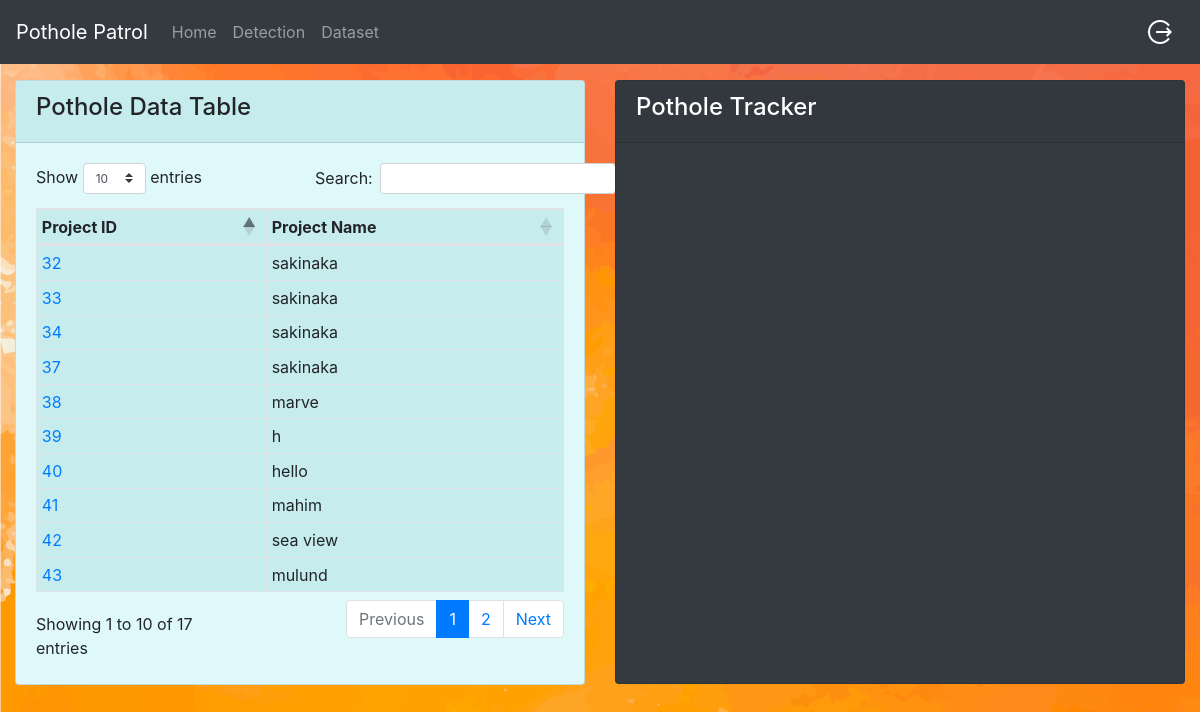
Page /dataset.php on the committed database.
### tables this page shows
CREATE TABLE `potholeentry` (
  `id` int(100) NOT NULL,
  `name` varchar(100) NOT NULL,
  `coordinate` text NOT NULL
);

### dataset.php (the view, shortened to what this page needs)
<!DOCTYPE html>
<html>
<head>
	<link rel="stylesheet" href="http://cdn.leafletjs.com/leaflet-0.7.3/leaflet.css" />
	<link rel="stylesheet" href="https://maxcdn.bootstrapcdn.com/bootstrap/4.0.0/css/bootstrap.min.css">
	<link rel="stylesheet" href="https://cdnjs.cloudflare.com/ajax/libs/twitter-bootstrap/4.1.3/css/bootstrap.css" />
	<link rel="stylesheet" href="https://cdn.datatables.net/1.10.20/css/dataTables.bootstrap4.min.css" />
</head>
<body style="background-image: url('images/3417081.jpg');">
	<?php
		require 'navbar.php';
	?>
	<?php include("php/connect.php"); error_reporting(1);?>
	<div class="container-fluid pt-3">
			<div class="row">
				<div class="col-lg-6">
					<div style="background-color:#dff9fb" class="card mb-3">
						<div style="background-color:#c7ecee" class="card-header">
							<h4 class="float-left">Pothole Data Table</h4>
						</div>
						<div class="card-body" style="height: 541px">
							<?php
								$query="SELECT id , name FROM POTHOLEENTRY WHERE coordinate <> '' and coordinate is not null";
								$data=mysqli_query($con,$query);
							?>
							<table id="mydatatable" class="table table-hover table-bordered table-sm" style="background-color:#c7ecee" style="width:100%">
								<thead>
									<tr>
										<th>Project ID</th>
										<th>Project Name</th>
									</tr>
								</thead>
								<tbody>
							<?php
								if($data){
									foreach($data as $row){
							?>
									<tr>
										<td>
											<a href="dataset.php?pid=<?php echo $row['id'];?>">
												<?php echo $row['id'];?>
											</a>
										</td>
										<td><?php echo $row['name'];?></td>
									</tr>
							<?php
									}
								}else{
									echo "No record found";
								}
							?>
							</tbody>
							</table>
						</div>
					</div>
				</div>
				<div class="col-lg-6">
					<div style="background-color:" class="card mb-3 bg-dark text-white">
						<div  class="card-header">
							<h4 class="float-left text-white">Pothole Tracker</h4>
						</div>
						<div class="card-body">
							<div id="map" style="height: 500px"></div>
						</div>
					</div>
				</div>
			</div>
		</div>
</body>
</html>

### navbar.php (shortened to what this page needs)
<!DOCTYPE html>
<html>
<head>
	<link rel="stylesheet" href="http://cdn.leafletjs.com/leaflet-0.7.3/leaflet.css" />
	<link rel="stylesheet" href="https://maxcdn.bootstrapcdn.com/bootstrap/4.0.0/css/bootstrap.min.css">
	<link rel="stylesheet" href="https://cdnjs.cloudflare.com/ajax/libs/twitter-bootstrap/4.1.3/css/bootstrap.css" />
	<link rel="stylesheet" href="https://cdn.datatables.net/1.10.20/css/dataTables.bootstrap4.min.css" />
</head>
<body>
	<nav class="navbar navbar-expand-lg navbar-dark bg-dark">
		<a class="navbar-brand" href="#">Pothole Patrol</a>
		<div class="collapse navbar-collapse" id="navbarSupportedContent">
			<ul class="navbar-nav mr-auto">
			  <li class="nav-item">
				<a class="nav-link" href="index.php">Home</a>
			  </li>
			  <li class="nav-item">
				<a class="nav-link" href="pothole.php">Detection</a>
			  </li>
			  <li class="nav-item">
				<a class="nav-link" href="dataset.php">Dataset</a>
			  </li>
			</ul>
			<ul class="navbar-nav">
				<li class="nav-item">
				<a class="nav-link" href="login.php">
				<img src="images/signout.png">
				</a>
			  </li>
			</ul>
		</div>
	</nav>
</body>
</html>

### rows in the picture
potholeentry: id "32", name "sakinaka"
potholeentry: id "33", name "sakinaka"
potholeentry: id "34", name "sakinaka"
potholeentry: id "37", name "sakinaka"
potholeentry: id "38", name "marve"
potholeentry: id "39", name "h"
potholeentry: id "40", name "hello"
potholeentry: id "41", name "mahim"
potholeentry: id "42", name "sea view"
potholeentry: id "43", name "mulund"
